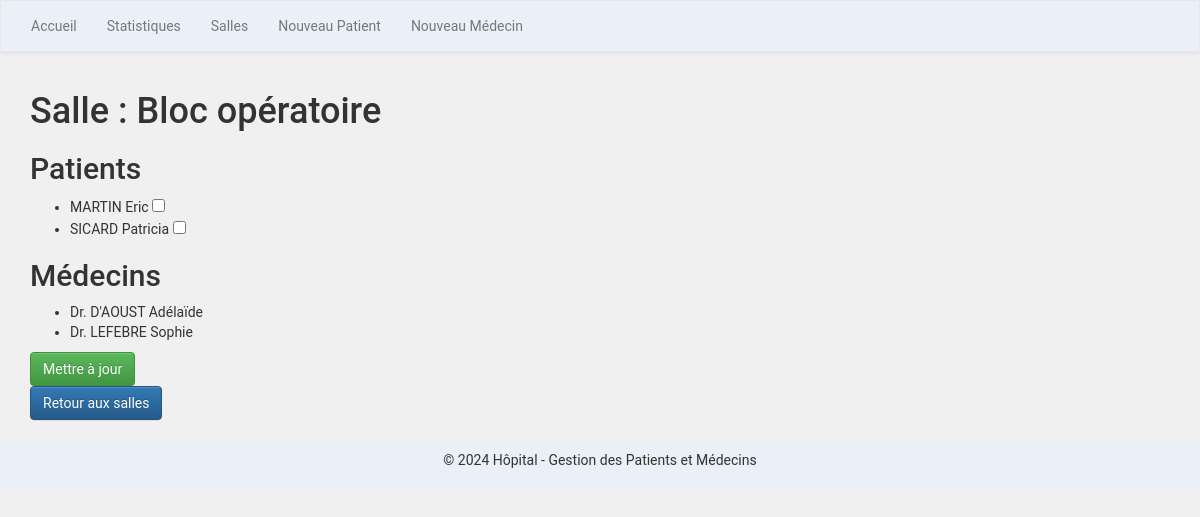
The app's page /salles/6/ with its own data.
### hopital/models.py (models this page shows, shortened)
class Salle(models.Model):
    nom = models.CharField(max_length=100)
    capacite = models.IntegerField(null=True, blank=True)

class Patient(models.Model):
    Etat_de_sante_liste = [
        ('Bonne santé', 'Bonne santé'),
        ('Décédé', 'Décédé'),
        ('Hospitalisé', 'Hospitalisé'),
        ('En opération', 'En opération'),
        ('Repos', 'Repos'),
        ('En réanimation', 'En réanimation'),
    ]
    numero_de_sécurite_sociale = models.IntegerField(null=False, blank=False)
    nom = models.CharField(max_length=100)
    prenom = models.CharField(max_length=100)
    date_naissance = models.DateField()
    date_arrivee = models.DateField(null=True, blank=True)
    etat_de_sante = models.CharField(
        max_length=50, choices=Etat_de_sante_liste, default='Bonne santé'
    )
    salle = models.ForeignKey('Salle', on_delete=models.SET_NULL, null=True, blank=True, related_name='patients')
    soigne = models.BooleanField(default=False)

class Medecin(models.Model):
    nom = models.CharField(max_length=100)
    prenom = models.CharField(max_length=100)
    date_naissance = models.DateField()
    salle = models.ForeignKey('Salle', on_delete=models.SET_NULL, null=True, blank=True, related_name='medecins')

### hopital/views.py (the view, shortened to what this page needs)
# urls.py: path('salles/<int:salle_id>/', views.detail_salle, name='detail_salle'),
def detail_salle(request, salle_id):
    salle = Salle.objects.get(id=salle_id)
    patients = salle.patients.all()
    medecins = salle.medecins.all()
    return render(request, 'hopital/detail_salle.html', {'salle': salle, 'patients': patients, 'medecins': medecins})

### hopital/templates/hopital/detail_salle.html (shortened to what this page needs)
{% extends "hopital/base.html" %}
{% block content %}
    <h1>Salle : {{ salle.nom }}</h1>
    <form method="post">
        <h2>Patients</h2>
        <ul>
            {% for patient in patients %}
                <li>
                    {{ patient.nom }} {{ patient.prenom }}
                    <input type="checkbox" name="patient-{{ patient.id }}" {% if patient.soigne %}checked{% endif %}>
                </li>
            {% endfor %}
        </ul>
        <h2>Médecins</h2>
        <ul>
            {% for medecin in medecins %}
                <li>Dr. {{ medecin.nom }} {{ medecin.prenom }}</li>
            {% endfor %}
        </ul>
        <button type="submit" class="btn btn-success">Mettre à jour</button>
    </form>
    <a href="{% url 'liste_salles' %}" class="btn btn-primary">Retour aux salles</a>
{% endblock %}

### records on screen
Salle: nom "Bloc opératoire"
Patient: nom "MARTIN", prenom "Eric"
Patient: nom "SICARD", prenom "Patricia"
Medecin: nom "D'AOUST", prenom "Adélaïde"
Medecin: nom "LEFEBRE", prenom "Sophie"
